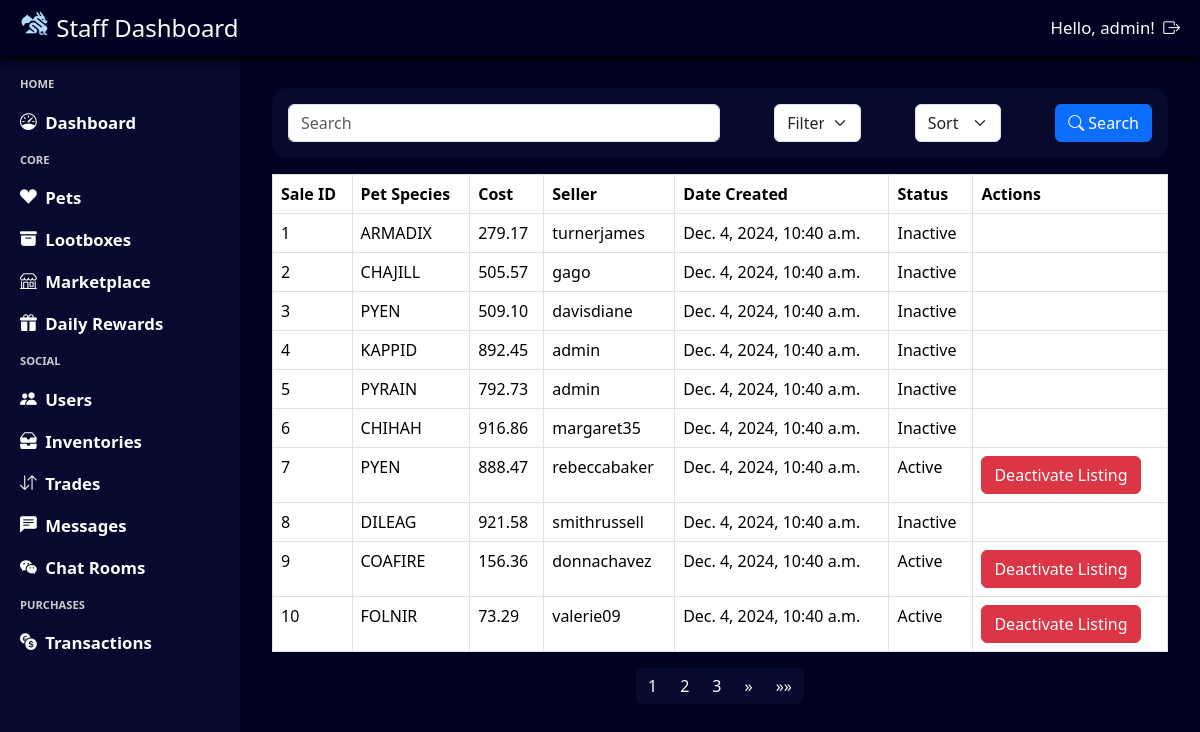
/staff/marketplace/ (signed in), run on the app's committed database.
### marketplace/models.py (models this page shows, shortened)
class Sale(models.Model):
    inventory = models.ForeignKey(Inventory, on_delete=models.CASCADE)
    cost = models.DecimalField(max_digits=10, decimal_places=2)
    date_created = models.DateTimeField(default=timezone.now)
    is_active = models.BooleanField(default=True)

### inventory/models.py (models this page shows, shortened)
class Inventory(models.Model):
    class BusyValue(models.IntegerChoices):
        NOT_BUSY = 0, 'Not Busy'
        BUSY = 1, 'Busy'
        ON_MARKET = 2, 'On Market'
    pet_id = models.ForeignKey(Pet, on_delete=models.CASCADE, default=None, null=True, blank=True)
    owner_id = models.ForeignKey(User, on_delete=models.CASCADE)
    is_busy = models.IntegerField(choices=BusyValue.choices, default=BusyValue.NOT_BUSY)
    date_acquired = models.DateTimeField(default=timezone.now)

class Pet(models.Model):
    class Rarity(models.IntegerChoices):
        COMMON = 0, 'Common'
        UNCOMMON = 1, 'Uncommon'
        RARE = 2, 'Rare'
        MYTHICAL = 3, 'Mythical'
        LEGENDARY = 4, 'Legendary'
    pet_rate = models.FloatField(null=True, blank=True)
    pet_species = models.CharField(max_length=50)
    rarity = models.IntegerField(choices=Rarity.choices)
    pet_image = models.ImageField(upload_to='pets/', null=True, blank=True)

### admin_system/views.py (the view, shortened to what this page needs)
# urls.py: path('marketplace/', views.query_marketplace, name='staff_marketplace'),
@login_required
@user_passes_test(login_url='admin_login', test_func=is_staff)
def query_marketplace(request):
    query = request.GET.get('search', '')
    filter_by = request.GET.get('filter', 'id')
    sort_by = request.GET.get('sort', 'ascending')
    sales = Sale.objects.all()
    if sort_by == 'ascending':
        if filter_by == 'seller':
            sales = sales.order_by('inventory__owner_id__username')
        else:
            sales = sales.order_by(filter_by)
    elif sort_by == 'descending':
        if filter_by == 'seller':
            sales = sales.order_by('-inventory__owner_id__username')
        else:
            sales = sales.order_by(f'-{filter_by}')
    paginator = Paginator(sales, 10)  # Show 10 sales per page
    page_number = request.GET.get('page')
    page_obj = paginator.get_page(page_number)
    return render(request, 'staff_marketplace.html', {'page_obj': page_obj})

### admin_system/views.py (called while the page is built)
def is_staff(user):
    return user.is_staff

### base_template/context_processor.py (called while the page is built)
def profile_context(request):
    if request.user.is_authenticated:
        try:
            profile = Profile.objects.get(user = request.user)
            return {'navbar_profile': profile}
        except Profile.DoesNotExist:
            return {'navbar_profile': None}
    return {'navbar_profile': None}

### notification/context_processor.py (called while the page is built)
def notification_context(request):
    if request.user.is_authenticated:
        notifications = Notification.objects.filter(user=request.user, notif_status=Notification.Status.unread).count()
        return {'notifications': notifications}
    return {'notifications': 0}

### admin_system/templates/staff_marketplace.html (shortened to what this page needs)
{% extends "staff_template.html" %}
{% load static %}
{% block css %}
    <link rel="stylesheet" href="{% static 'staff_marketplace.css' %}"/>
{% endblock %}
{% block content %}
<div class="staff-marketplace-container">
    <form class="staff-marketplace-header" method="get" action="{% url 'staff_marketplace' %}">
        <div id="search-container">
            <input type="text" name="search" class="form-control staff-marketplace-header-search" placeholder="Search" aria-label="Search" aria-describedby="basic-addon1">
        </div>
        <select name="filter" class="form-select staff-marketplace-header-filter" aria-label="Filter">
            <option value="id" selected>Filter by: Sale ID</option>
        </select>
        <select name="sort" class="form-select staff-marketplace-header-sort" aria-label="Sort">
            <option value="" selected disabled>Sort by:</option>
        </select>
        <button class="btn btn-primary staff-marketplace-header-button" id="staff-marketplace-header-button-search">
            <i class="bi bi-search"></i>
            Search
        </button>
    </form>
    <table class="table table-bordered">
        <thead>
            <tr>
                <th>Sale ID</th>
                <th>Pet Species</th>
                <th>Cost</th>
                <th>Seller</th>
                <th>Date Created</th>
                <th>Status</th>
                <th>Actions</th>
            </tr>
        </thead>
        <tbody>
            {% for sale in page_obj %}
            <tr>
                <td>{{ sale.id }}</td>
                <td>{{ sale.inventory.pet_id.pet_species }}</td>
                <td>{{ sale.cost }}</td>
                <td>{{ sale.inventory.owner_id }}</td>
                <td>{{ sale.date_created }}</td>
                <td>{{ sale.is_active|yesno:"Active,Inactive" }}</td>
                <td>
                    {% if sale.is_active %}
                        <button type="button" class="btn btn-danger" onclick="deactivateListing({{ sale.id }})">Deactivate Listing</button>
                    {% endif %}
                </td>
            </tr>
            {% endfor %}
        </tbody>
    </table>
    <nav aria-label="Page navigation">
        <ul class="pagination">
            {% for num in page_obj.paginator.page_range %}
                {% if page_obj.number == num %}
                    <li class="page-item active"><a class="page-link" href="#">{{ num }}</a></li>
                {% elif num > page_obj.number|add:'-3' and num < page_obj.number|add:'3' %}
                    <li class="page-item"><a class="page-link" href="?page={{ num }}">{{ num }}</a></li>
                {% endif %}
            {% endfor %}
            {% if page_obj.has_next %}
            <li class="page-item">
                <a class="page-link" href="?page={{ page_obj.next_page_number }}" aria-label="Next">
                    <span aria-hidden="true">&raquo;</span>
                </a>
            </li>
            <li class="page-item">
                <a class="page-link" href="?page={{ page_obj.paginator.num_pages }}" aria-label="Last">
                    <span aria-hidden="true">&raquo;&raquo;</span>
                </a>
            </li>
            {% endif %}
        </ul>
    </nav>
</div>
{% endblock %}

### admin_system/templates/staff_template.html (shortened to what this page needs)
{% load static %}
<html>
    <head>
        <link rel="stylesheet" type="text/css" href="{% static 'staff_template.css' %}">
        <link rel="stylesheet" href="https://cdn.jsdelivr.net/npm/bootstrap@5.3.3/dist/css/bootstrap.min.css">
        <link rel="stylesheet" href="https://cdn.jsdelivr.net/npm/bootstrap-icons@1.11.3/font/bootstrap-icons.min.css">
        {% block css %}{% endblock %}
    </head>
    <body>
        <div class = "staff-template-container">
            <div class = "staff-template-navbar">
                <div class = "staff-template-navbar-title">
                    <img src="{% static 'logo-light.png' %}" alt="Logo" width="30" height="24" class="d-inline-block align-text-top">
                    Staff Dashboard
                </div>
                <div class = "staff-template-navbar-auth">
                    Hello, {{ user.username }}!
                    <a class = "staff-template-navbar-auth-item" href="{% url "staff_logout" %}">
                        <i class="bi bi-box-arrow-right"></i>
                    </a>
                </div>
            </div>
            <div class = "staff-template-left">
                HOME
                <a class = "staff-template-left-item" href="{% url 'staff_dashboard' %}">
                    <i class="bi bi-speedometer"></i>Dashboard
                </a>
                CORE
                <a class = "staff-template-left-item" href="{% url 'staff_pets' %}">
                    <i class="bi bi-suit-heart-fill"></i>Pets
                </a>
                <a class = "staff-template-left-item"  href="{% url 'staff_lootboxes' %}">
                    <i class="bi bi-archive-fill"></i>Lootboxes
                </a>
                <a class = "staff-template-left-item"  href="{% url 'staff_marketplace' %}">
                    <i class="bi bi-shop"></i>Marketplace
                </a>
                <a class = "staff-template-left-item"  href="{% url 'query_staff_rewards' %}">
                    <i class="bi bi-gift-fill"></i>Daily Rewards
                </a>
                SOCIAL
                <a class = "staff-template-left-item" href="{% url 'staff_users' %}">
                    <i class="bi bi-people-fill"></i>Users
                </a>
                <a class = "staff-template-left-item" href="{% url 'query_inventory' %}">
                    <i class="bi bi-inboxes-fill"></i>Inventories
                </a>
                <a class = "staff-template-left-item" href="{% url 'query_trades' %}">
                    <i class="bi bi-arrow-down-up"></i>Trades
                </a>
                <a class = "staff-template-left-item" href="{% url 'query_chats' %}">
                    <i class="bi bi-chat-left-text-fill"></i>Messages
                </a>
                <a class = "staff-template-left-item" href="{% url 'query_chat_rooms' %}">
                    <i class="bi bi-wechat"></i>Chat Rooms
                </a>
                PURCHASES
                <a class = "staff-template-left-item" href="{% url 'staff_transactions' %}">
                    <i class="bi bi-currency-exchange"></i>Transactions
                </a>
            </div>
            <div class = "staff-template-content">
                {% block content %}
                {% endblock %}
            </div>
        </div>
    </body>
</html>

### base_template/static/staff_template.css (style rules this page uses)
* { box-sizing: border-box; color: #fdfdfd; }
html, body { height: 100%; margin: 0; overflow: hidden; }
.staff-template-container { background-color: #010222; height: 100dvh; width: 100dvw; display: grid; grid-template-columns: 0.25fr 1fr; grid-template-rows: 56px 1fr; grid-template-areas: "navbar navbar" "sidebar main-content"; }
.staff-template-container { grid-area: main-content; width: 100%; height: 100%; overflow-y: auto; }
.staff-template-navbar { grid-area: navbar; background-color: #010222; display: flex; align-items: center; justify-content: space-between; padding: 0 20px; font-size: 1.5em; font-weight: 500; gap: 0.5em; filter: drop-shadow(-1px 4px 4px #000000); }
.staff-template-navbar-auth { display: flex; gap: 0.5em; align-items: center; font-size: 0.7em; font-weight: medium; }
.staff-template-left { grid-area: sidebar; background-color: #07092E; display: flex; flex-direction: column; align-items: left; padding: 20px; gap: 1.5em; color: #CCCCCC; font-size: 0.7em; font-weight: 600; }
.staff-template-left-item { display: flex; gap: 0.5em; align-items: center; font-size: 1.5em; }
a { color: #fdfdfd !important; text-decoration: none !important; }
select option { color: #1a1a1a !important; }
.pagination > .page-item > .page-link { background-color: #07092E; color: #fdfdfd; border: none; }

### base_template/static/staff_marketplace.css (style rules this page uses)
.staff-marketplace-container { width: 100%; height: 100%; display: flex; flex-direction: column; align-items: center; padding: 2em; overflow-y: auto; }
.staff-marketplace-header { display: flex; justify-content: space-between; align-items: center; width: 100%; padding: 1em; background-color: #07092E; border-radius: 15px; }
#search-container { width: 50%; }
.staff-marketplace-header-filter { width: 10%; }
.staff-marketplace-header-sort { width:10%; }
li { color: #1a1a1a; }
li::marker { color: #1a1a1a; }

### data on the page
Sale: id "1", inventory.pet_id.pet_species "ARMADIX", cost "279.17", inventory.owner_id "turnerjames", date_created "Dec. 4, 2024, 10:40 a.m.", is_active "Inactive"
Sale: id "2", inventory.pet_id.pet_species "CHAJILL", cost "505.57", inventory.owner_id "gago", date_created "Dec. 4, 2024, 10:40 a.m.", is_active "Inactive"
Sale: id "3", inventory.pet_id.pet_species "PYEN", cost "509.10", inventory.owner_id "davisdiane", date_created "Dec. 4, 2024, 10:40 a.m.", is_active "Inactive"
Sale: id "4", inventory.pet_id.pet_species "KAPPID", cost "892.45", inventory.owner_id "admin", date_created "Dec. 4, 2024, 10:40 a.m.", is_active "Inactive"
Sale: id "5", inventory.pet_id.pet_species "PYRAIN", cost "792.73", inventory.owner_id "admin", date_created "Dec. 4, 2024, 10:40 a.m.", is_active "Inactive"
Sale: id "6", inventory.pet_id.pet_species "CHIHAH", cost "916.86", inventory.owner_id "margaret35", date_created "Dec. 4, 2024, 10:40 a.m.", is_active "Inactive"
Sale: id "7", inventory.pet_id.pet_species "PYEN", cost "888.47", inventory.owner_id "rebeccabaker", date_created "Dec. 4, 2024, 10:40 a.m.", is_active "Active"
Sale: id "8", inventory.pet_id.pet_species "DILEAG", cost "921.58", inventory.owner_id "smithrussell", date_created "Dec. 4, 2024, 10:40 a.m.", is_active "Inactive"
Sale: id "9", inventory.pet_id.pet_species "COAFIRE", cost "156.36", inventory.owner_id "donnachavez", date_created "Dec. 4, 2024, 10:40 a.m.", is_active "Active"
Sale: id "10", inventory.pet_id.pet_species "FOLNIR", cost "73.29", inventory.owner_id "valerie09", date_created "Dec. 4, 2024, 10:40 a.m.", is_active "Active"

### other printed values
{{ user.username }} "admin"
{{ num }} "1"
{{ num }} "2" "3"
